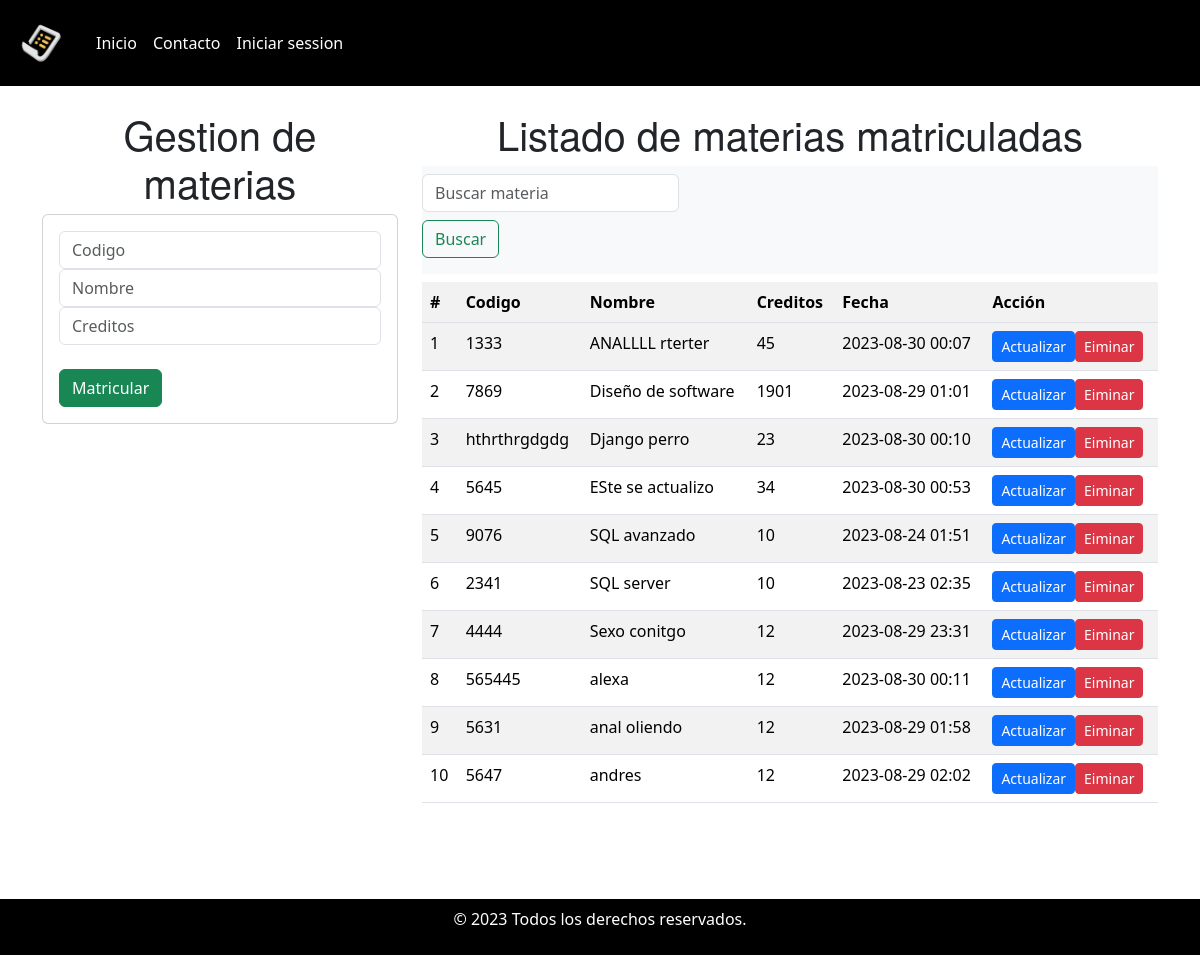
/home/, run on an earlier commit of the app's database.
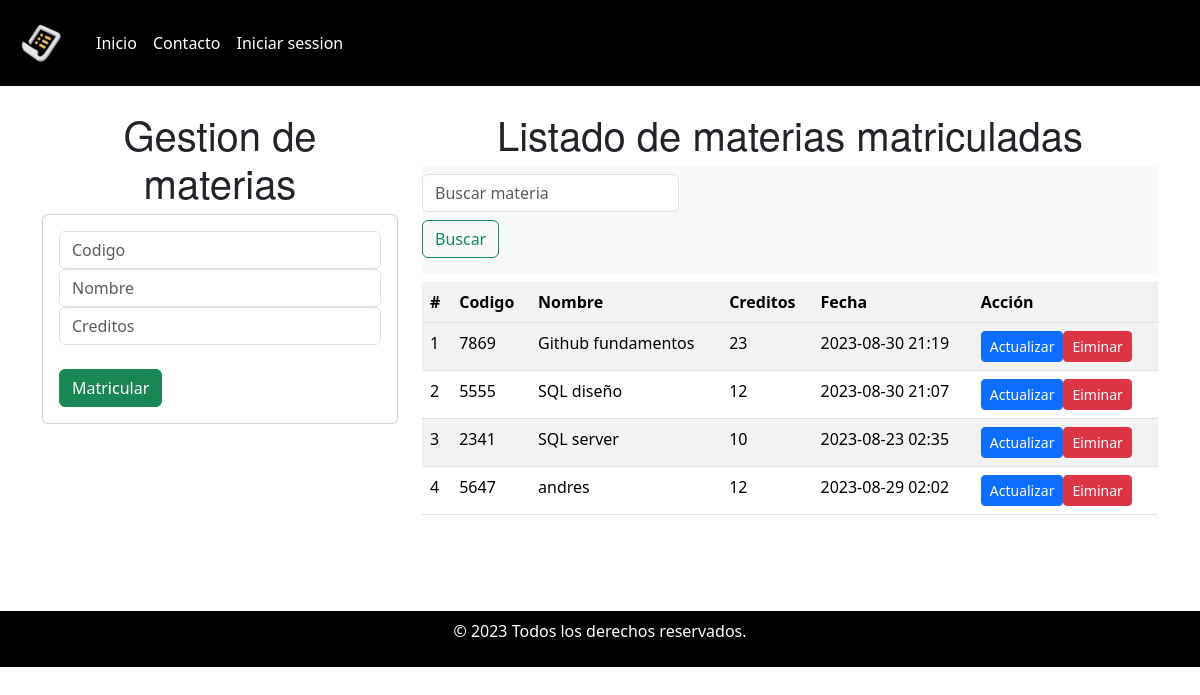
And on a later commit of the database.
### GestionarMaterias/models.py (models this page shows, shortened)
class MaricularMaterias(models.Model):
    id = models.CharField(primary_key=True,  max_length=5)
    nombre = models.CharField(max_length=40, blank=False, null=False)
    creditos = models.PositiveSmallIntegerField(blank=False, null=False)
    fecha = models.DateTimeField(auto_now=True)

### GestionarMaterias/views.py (the view)
# urls.py: path('home/', views.home, name="home" ),
def home(request):
    materias = MaricularMaterias.objects.all().order_by("nombre")
    contexto = {"materias": materias}
    return render(request, "gestionMaterias.html", context=contexto)

### GestionarMaterias/templates/gestionMaterias.html (shortened to what this page needs)
{% extends "main.html" %}
{% load static %}
{% block body %}
<div class="row">
    <link rel="stylesheet" href="{% static "styles/font.css" %}">
    <div class="col-sm-12 col-md-6 col-lg-4 col-xl-4">
        <h1><center> Gestion de materias</center></h1>
        <div class="card">
            <div class="card-body">
                <form action="{% url 'register' %}" method="POST">
                    <div class="form-group">
                        <input type="text"  name="codigo" class="form-control" placeholder="Codigo" required>
                    </div>
                    <div class="form-group">
                        <input type="text"  name="nombre" class="form-control" placeholder="Nombre"  max="40" required>
                    </div>
                    <div class="form-group">
                        <input type="text" name="creditos" class="form-control" placeholder="Creditos" required>
                    </div>
                    <div class="form-group">
                        <br>
                        <button type="submit" id="matricular" class="btn btn-success "> Matricular</button>
                    </div>
                </form>
            </div>
        </div>
    </div>
<div class="col-sm-12 col-md-6 col-lg-8 col-xl-8">
    <h1> <center> Listado de materias matriculadas</center></h1>
    <nav class="navbar navbar-light bg-light">
        <form class="form-inline align-content-end" name="q" method="GET" action="{% url "search" %}">
          <input class="form-control mr-sm-0" type="search" placeholder="Buscar materia" aria-label="Search" required>
          <button class="btn btn-outline-success my-2 my-xxl-4" type="submit">Buscar</button>
        </form>
      </nav>
    <div class="table-responsive py-2">
        <table class="table table-striped">
            <thhead>
                <tr>
                    <th> #</th>
                    <th>Codigo</th>
                    <th>Nombre</th>
                    <th>Creditos</th>
                    <th>Fecha</th>
                    <th>Acción</th>
                </tr>
            </thhead>
            <tbody>
                {% for materia in materias %}
                <tr>
                    <td>{{forloop.counter}}</td>
                    <td>{{materia.id}}</td>
                    <td>{{materia.nombre}}</td>
                    <td>{{materia.creditos}}</td>
                    <td>{{materia.fecha|date:"Y-m-d H:i"}}</td>
                    <td>
                        <div class="btn-group" role="group" aria-label="Botones de Acción">
                            <form action="{% url "update" %}" method="POST">
                                <button id="update" class="btn btn-sm btn-primary"> Actualizar </button>
                            </form>
                            <br>
                            <form action="{% url "delete" materia.id %}" method="POST">
                                <button id="delete" class="btn btn-sm btn-danger" onclick=preventDelete()> Eiminar </button>
                            </form>
                        </div>
                      </td>
                </tr>
                {% endfor %}
            </tbody>
        </table>
    </div>
</div>
</div>
{% endblock %}

### GestionarMaterias/templates/main.html (shortened to what this page needs)
<!DOCTYPE html>
{% load static %}
<html lang="en">
<head>
    <link href="https://cdn.jsdelivr.net/npm/bootstrap@5.3.1/dist/css/bootstrap.min.css" rel="stylesheet">
    <link rel="stylesheet" href="{% static "styles/style.css" %}">
</head>
<body>
    <nav class="navbar navbar-expand-lg bg-black text-white">
        <div class="container-fluid">
          <a class="navbar-brand text-white" href="{% url 'home' %}"><img src="{% static "images/crud.png" %}" alt="logo" width="60" height="60"></a>
          <div class="collapse navbar-collapse" id="navbarSupportedContent">
            <ul class="navbar-nav me-auto mb-2 mb-lg-0">
              <li class="nav-item">
                <a class="nav-link active text-white" aria-current="page" href="{% url 'home' %}">Inicio</a>
              </li>
              <li class="nav-item">
                <a class="nav-link text-white" href="{% url 'info' %}">Contacto</a>
              </li>
              <li class="nav-item">
                <a class="nav-link text-white" href="{% url 'login' %}">Iniciar session</a>
              </li>
            </ul>
          </div>
        </div>
      </nav>
      <div class="container py-4">
    {% block body %}{% endblock %}
  </div>
    <br>
    <br>
      <div class="footer">
          <p>&copy; 2023 Todos los derechos reservados.</p>
      </div>
</body>
</html>

### GestionarMaterias/static/styles/style.css (style rules this page uses)
.footer { background-color: black; padding: 8px; text-align: center; position:relative; bottom: 0; width: 100%; }
.footer p { color: white; }

What changed in the data, as far as the page shows it:
removed MaricularMaterias: id "1333", nombre "ANALLLL rterter", creditos "45", fecha "2023-08-30 00:07"
removed MaricularMaterias: id "hthrthrgdgdg", nombre "Django perro", creditos "23", fecha "2023-08-30 00:10"
removed MaricularMaterias: id "5645", nombre "ESte se actualizo", creditos "34", fecha "2023-08-30 00:53"
removed MaricularMaterias: id "9076", nombre "SQL avanzado", creditos "10", fecha "2023-08-24 01:51"
removed MaricularMaterias: id "4444", nombre "Sexo conitgo", creditos "12", fecha "2023-08-29 23:31"
removed MaricularMaterias: id "565445", nombre "alexa", creditos "12", fecha "2023-08-30 00:11"
removed MaricularMaterias: id "5631", nombre "anal oliendo", creditos "12", fecha "2023-08-29 01:58"
changed MaricularMaterias id 7869: nombre "Diseño de software" → "Github fundamentos"; creditos "1901" → "23"; fecha "2023-08-29 01:01" → "2023-08-30 21:19"
added MaricularMaterias: id "5555", nombre "SQL diseño", creditos "12", fecha "2023-08-30 21:07"
